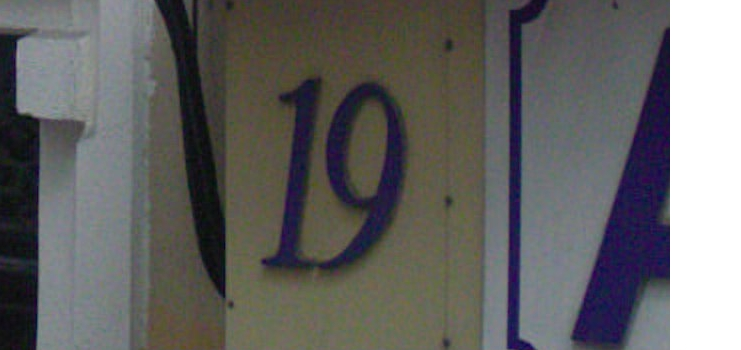
#> input picture data/raw/1.png, 741 x 350 px
$ python -i image_utils.py   (imports and definitions only)
#> lines starting #> are read from the running program, lines starting #| are printed output that depends on the picture; after the words box and inside, x2 and y2 are one past the last pixel; in counts of white or black regions, pixels touching at a corner belong together
#> further down, picture is the input picture: shape (350, 741, 3); mean B, G, R 99.7, 100.7, 101.4
import cv2
import numpy as np


# [132 lines left out: functions adaptive_threshold, simple_contour_segmentation, apply_clahe, preprocessing, crop_characters, blur_image and 6 more, not called in this run]


def region_based_segmentation(img):
    print("Segmentando a imagem por regiões usando Watershed...")
    gray = cv2.cvtColor(img, cv2.COLOR_BGR2GRAY) if len(img.shape) == 3 else img
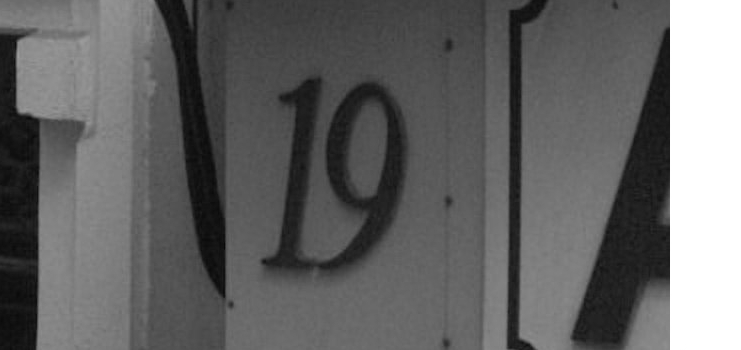
#> gray: shape (350, 741); min 8, max 255, mean 100.8
    blurred = cv2.GaussianBlur(gray, (5, 5), 0)
    _, binary = cv2.threshold(blurred, 0, 255, cv2.THRESH_BINARY_INV + cv2.THRESH_OTSU)
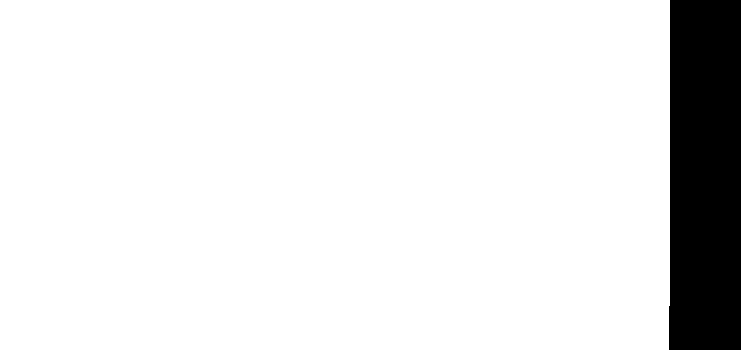
#> binary: shape (350, 741); 90.4% white; 1 black region, box (x1, y1, x2, y2) and area: (669, 0, 741, 350) 24894

    kernel = np.ones((3, 3), np.uint8)
    opening = cv2.morphologyEx(binary, cv2.MORPH_OPEN, kernel, iterations=2)
    sure_bg = cv2.dilate(opening, kernel, iterations=3)
#> sure_bg: shape (350, 741); 90.8% white; 1 black region, box (x1, y1, x2, y2) and area: (672, 0, 741, 350) 23841

    dist_transform = cv2.distanceTransform(opening, cv2.DIST_L2, 5)
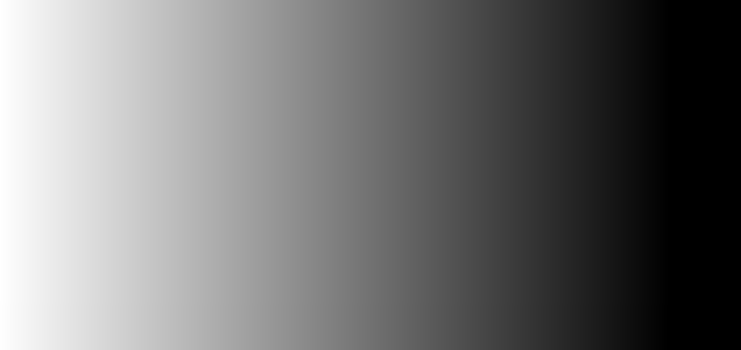
#> dist_transform: shape (350, 741) float32; min 0, max 670, mean 303.2; drawn with min black and max white
    _, sure_fg = cv2.threshold(dist_transform, 0.7 * dist_transform.max(), 255, 0)
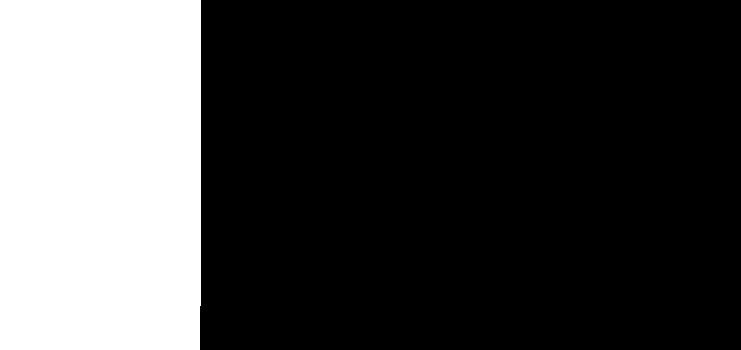
#> sure_fg: shape (350, 741) float32; 27.1% white; 1 white region, box (x1, y1, x2, y2) and area: (0, 0, 201, 350) 70306
    sure_fg = np.uint8(sure_fg)
    unknown = cv2.subtract(sure_bg, sure_fg)
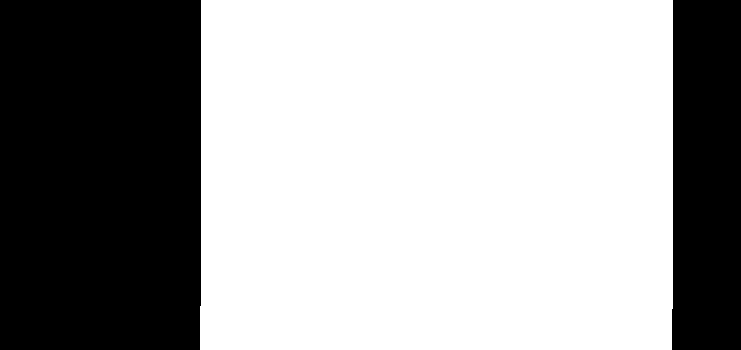
#> unknown: shape (350, 741); 63.7% white; 2 black regions, box (x1, y1, x2, y2) and area: (0, 0, 201, 350) 70306, (672, 0, 741, 350) 23841

    _, markers = cv2.connectedComponents(sure_fg)
    markers = markers + 1
    markers[unknown == 0] = 0

    img_color = cv2.cvtColor(img, cv2.COLOR_GRAY2BGR) if len(img.shape) == 2 else img
    markers = cv2.watershed(img_color, markers)
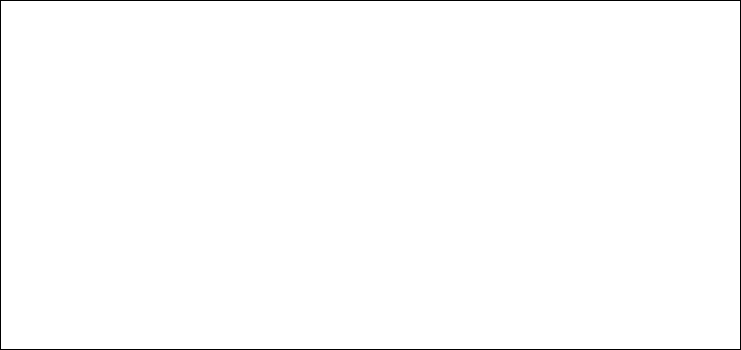
#> markers: shape (350, 741) int32; values -1 (black) and 1 (white), 99.2% white; black in thin lines or dots
    img_color[markers == -1] = [255, 0, 0]
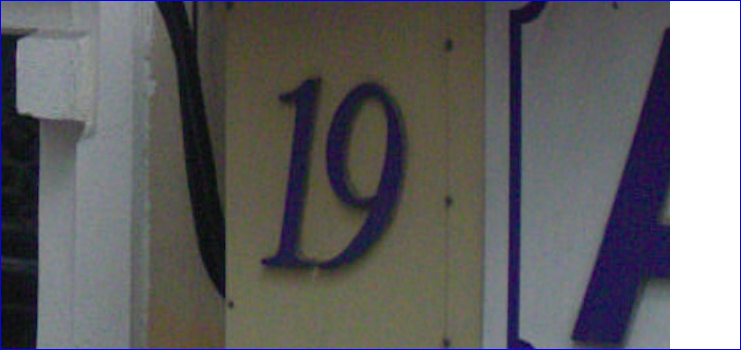
#> img_color: shape (350, 741, 3); 0.84% of pixels changed, all inside (x1, y1, x2, y2) = (0, 0, 741, 350)

    print("Segmentação por regiões concluída.")
    return img_color


# [21 lines left out: functions kmeans_segmentation, connected_components_segmentation, not called in this run]

>>> import cv2
>>> picture = cv2.imread('../data/raw/1.png')
>>> result = region_based_segmentation(picture)

$ run again, on data/raw/12.png
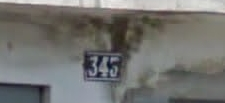
#> input picture data/raw/12.png, 225 x 103 px
#> picture is the input picture: shape (103, 225, 3); mean B, G, R 112, 115.1, 115.2
#> binary: shape (103, 225); 59.9% white; 8 black regions (4 under 20 px), largest, box (x1, y1, x2, y2) and area: (0, 0, 225, 97) 5555, (0, 46, 112, 103) 3627, (100, 58, 107, 76) 63, (90, 63, 97, 75) 21
#> opening: shape (103, 225); 59.4% white; 3 black regions (1 under 20 px), largest, box (x1, y1, x2, y2) and area: (0, 0, 225, 103) 9282, (90, 57, 115, 76) 127
#> sure_bg: shape (103, 225); 70.8% white; 2 black regions, box (x1, y1, x2, y2) and area: (0, 0, 225, 84) 3864, (0, 49, 108, 103) 2898
#> unknown: shape (103, 225); 69% white; 3 black regions, box (x1, y1, x2, y2) and area: (0, 0, 225, 84) 3864, (0, 49, 108, 103) 2898, (179, 90, 225, 103) 432
#> in region_based_segmentation, `img_color[markers == -1] = [255, 0, 0]`:
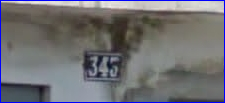
#> img_color: shape (103, 225, 3); 2.81% of pixels changed, all inside (x1, y1, x2, y2) = (0, 0, 225, 103)
